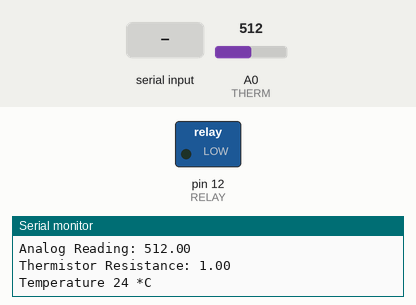
Simulated run of this sketch. Board: Arduino Uno, built with avr-gcc and run on an emulated ATmega328P. Shown: switched loads named in the sketch (green lamp = pin HIGH), the last lines printed to the serial monitor. The inputs (shaded band) are chosen by the test bench; at power-on: A0 (THERM) = 512.

Above: at 1.2 s.
1.3 s: "N" received over Serial
At 1.8 s:
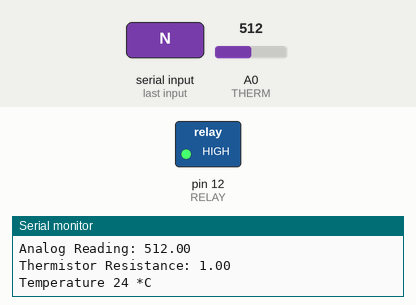
3.0 s: A0 (THERM) set to 663
6.0 s: A0 (THERM) set to 692
7.5 s: "Y" received over Serial
At 8.3 s:
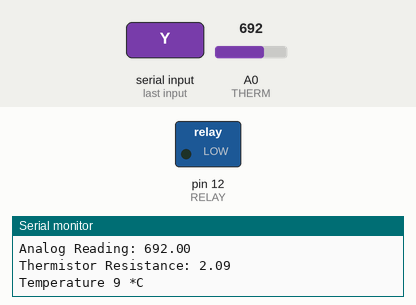
Timing chart, 0 to 10.1 s (numbered marks = the images above; inputs shaded):
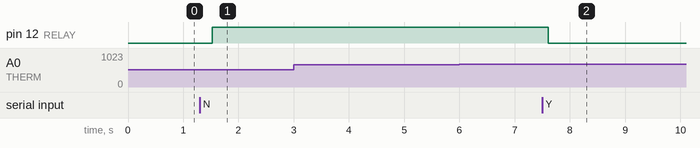

Measured:
- after the input at 1.3 s, pin 12 (RELAY): LOW → HIGH after 0.22 s
- after the input at 7.5 s, pin 12 (RELAY): HIGH → LOW after 0.11 s

The sketch:

MunchiSketch.ino
```cpp
//Munchi Code - bookdude13

#define RELAY 12
#define SWITCH 7
#define THERM A0
#define DELAY 500

#define THERMISTORVALUE 100000
#define SERIESRESISTOR 100000
#define BCOEFFICIENT 4072

double temperature = 0.0;

void setup()
{
  analogReference(EXTERNAL);
  pinMode(RELAY, OUTPUT);
  pinMode(SWITCH, INPUT);
  Serial.begin(9600);
}

void loop()
{
//  if (digitalRead(SWITCH)==HIGH)
//  {
//    digitalWrite(RELAY, LOW); // LOW means on
//  }
//  else
//  {
//    digitalWrite(RELAY, HIGH); // HIGH means off
//  }

    if(Serial.available() > 0)
    {
     char command = Serial.read();
     if(command == 'Y')
     {
      digitalWrite(RELAY, LOW);
     } else if(command == 'N')
     {
      digitalWrite(RELAY, HIGH);
     }
    }

  double reading = analogRead(THERM);
  Serial.print("Analog Reading: ");
  Serial.println(reading);

  reading = reading / (1023 - reading);
  //reading = SERIESRESISTOR / reading;
  Serial.print("Thermistor Resistance: ");
  Serial.println(reading);

  lookup(reading);      //new lookup table
  delay(DELAY);
}


void lookup(double resistance)
{
  //rvals holds resistances "in"
  double rvals[] = {0.016427,0.018429,0.020727,0.023373,0.02643,0.02997,0.034084,0.03888,0.044489,0.051071,0.058824,0.067988,0.078862,0.091816,0.10731,0.12592,0.14837,0.17558,0.20872,0.24925,0.29911,0.36074,0.43735,0.53312,0.65355,0.80594,1,1.2488,1.5699,1.9876,2.5348};
  //tvals holds corresponding temperatures "out"
  int tvals[] = {155,150,145,140,135,130,125,120,115,110,105,100,95,90,85,80,75,70,65,60,55,50,45,40,35,30,25,20,15,10,5};
  //double resistance = .36;    //if want to test program
  int temp;
  temp=multiMap(resistance,rvals,tvals,31);
  Serial.print("Temperature ");
  Serial.print(temp);
  Serial.println(" *C");
}

int multiMap(double val, double* _in, int* _out, uint8_t size)
{
  // take care the value is within range
  // val = constrain(val, _in[0], _in[size-1]);
  if (val <= _in[0]) return _out[0];
  if (val >= _in[size-1]) return _out[size-1];

  // search right interval
  uint8_t pos = 1;  // _in[0] allready tested
  while(val > _in[pos]) pos++;

  // this will handle all exact "points" in the _in array
  if (val == _in[pos]) return _out[pos];

  // interpolate in the right segment for the rest
  return (val - _in[pos-1]) * (_out[pos] - _out[pos-1]) / (_in[pos] - _in[pos-1]) + _out[pos-1];
}
```
